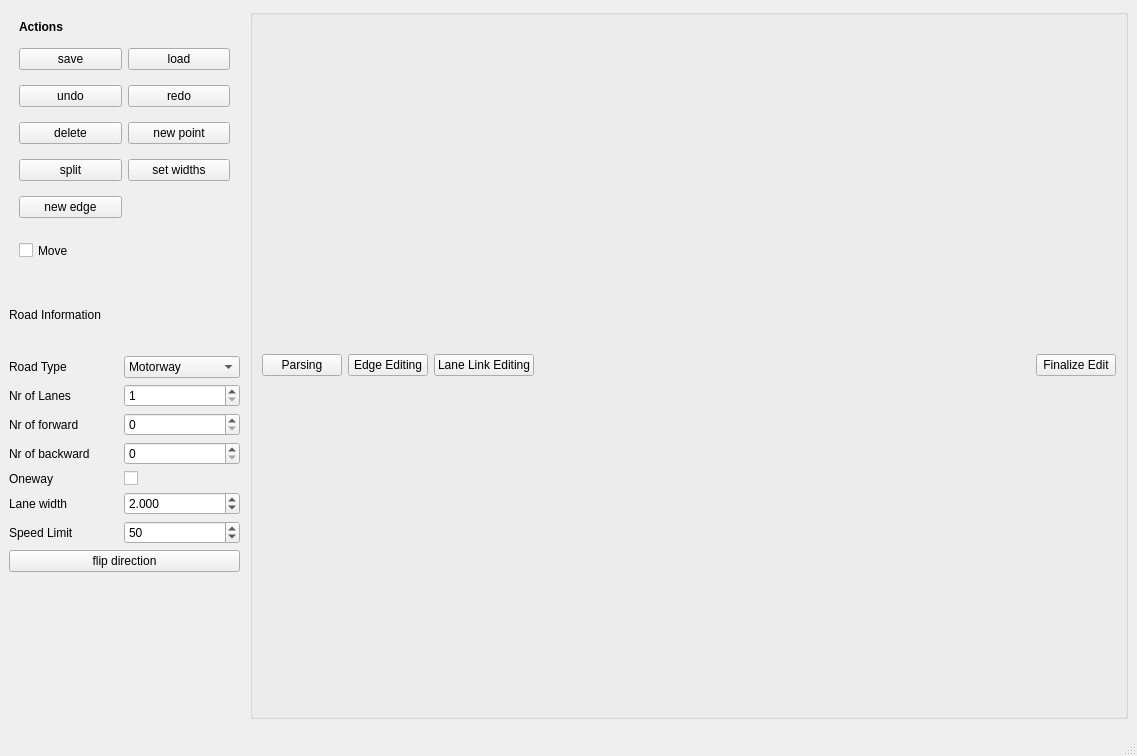
<?xml version="1.0" encoding="UTF-8"?>
<ui version="4.0">
 <class>EdgeEdit</class>
 <widget class="QMainWindow" name="EdgeEdit">
  <property name="geometry">
   <rect>
    <x>0</x>
    <y>0</y>
    <width>1137</width>
    <height>756</height>
   </rect>
  </property>
  <property name="windowTitle">
   <string>Edge Edit</string>
  </property>
  <widget class="QWidget" name="centralwidget">
   <layout class="QGridLayout" name="gridLayout">
    <item row="0" column="1">
     <widget class="QGroupBox" name="plot_groupBox">
      <property name="minimumSize">
       <size>
        <width>400</width>
        <height>600</height>
       </size>
      </property>
      <property name="title">
       <string/>
      </property>
      <layout class="QVBoxLayout" name="verticalLayout" stretch="12,1">
       <item>
        <layout class="QVBoxLayout" name="plot_frame"/>
       </item>
       <item>
        <layout class="QHBoxLayout" name="horizontalLayout">
         <item>
          <widget class="QPushButton" name="pushButton">
           <property name="text">
            <string>Parsing</string>
           </property>
          </widget>
         </item>
         <item>
          <widget class="QPushButton" name="pushButton_2">
           <property name="text">
            <string>Edge Editing</string>
           </property>
          </widget>
         </item>
         <item>
          <widget class="QPushButton" name="pushButton_3">
           <property name="text">
            <string>Lane Link Editing</string>
           </property>
          </widget>
         </item>
         <item>
          <spacer name="horizontalSpacer">
           <property name="orientation">
            <enum>Qt::Horizontal</enum>
           </property>
           <property name="sizeHint" stdset="0">
            <size>
             <width>30</width>
             <height>20</height>
            </size>
           </property>
          </spacer>
         </item>
         <item>
          <widget class="QPushButton" name="b_finalize">
           <property name="text">
            <string>Finalize Edit</string>
           </property>
          </widget>
         </item>
        </layout>
       </item>
      </layout>
     </widget>
    </item>
    <item row="0" column="0" rowspan="2">
     <widget class="QWidget" name="Buttons" native="true">
      <property name="minimumSize">
       <size>
        <width>235</width>
        <height>0</height>
       </size>
      </property>
      <property name="maximumSize">
       <size>
        <width>235</width>
        <height>16777215</height>
       </size>
      </property>
      <widget class="QLabel" name="label">
       <property name="geometry">
        <rect>
         <x>10</x>
         <y>9</y>
         <width>55</width>
         <height>17</height>
        </rect>
       </property>
       <property name="font">
        <font>
         <weight>75</weight>
         <bold>true</bold>
        </font>
       </property>
       <property name="text">
        <string>Actions</string>
       </property>
       <property name="alignment">
        <set>Qt::AlignLeading|Qt::AlignLeft|Qt::AlignVCenter</set>
       </property>
      </widget>
      <widget class="QCheckBox" name="chk_move">
       <property name="geometry">
        <rect>
         <x>10</x>
         <y>230</y>
         <width>63</width>
         <height>23</height>
        </rect>
       </property>
       <property name="text">
        <string>Move</string>
       </property>
      </widget>
      <widget class="QWidget" name="widget" native="true">
       <property name="geometry">
        <rect>
         <x>0</x>
         <y>270</y>
         <width>231</width>
         <height>293</height>
        </rect>
       </property>
       <property name="minimumSize">
        <size>
         <width>182</width>
         <height>0</height>
        </size>
       </property>
       <layout class="QGridLayout" name="gridLayout_3" columnstretch="3,1">
        <item row="3" column="0">
         <widget class="QLabel" name="label_3">
          <property name="text">
           <string>Nr of forward</string>
          </property>
         </widget>
        </item>
        <item row="1" column="0">
         <widget class="QLabel" name="label_5">
          <property name="text">
           <string>Road Type</string>
          </property>
         </widget>
        </item>
        <item row="4" column="0">
         <widget class="QLabel" name="label_4">
          <property name="text">
           <string>Nr of backward</string>
          </property>
         </widget>
        </item>
        <item row="7" column="0">
         <widget class="QLabel" name="label_8">
          <property name="text">
           <string>Speed Limit</string>
          </property>
         </widget>
        </item>
        <item row="4" column="1">
         <widget class="QSpinBox" name="sp_backward_lanes"/>
        </item>
        <item row="1" column="1">
         <widget class="QComboBox" name="co_road_type">
          <item>
           <property name="text">
            <string>Motorway</string>
           </property>
          </item>
          <item>
           <property name="text">
            <string>Motorway Link</string>
           </property>
          </item>
          <item>
           <property name="text">
            <string>Trunk</string>
           </property>
          </item>
          <item>
           <property name="text">
            <string>Trunk Link</string>
           </property>
          </item>
          <item>
           <property name="text">
            <string>Primary</string>
           </property>
          </item>
          <item>
           <property name="text">
            <string>Primary Link</string>
           </property>
          </item>
          <item>
           <property name="text">
            <string>Secondary</string>
           </property>
          </item>
          <item>
           <property name="text">
            <string>Secondary Link</string>
           </property>
          </item>
          <item>
           <property name="text">
            <string>Tertiary</string>
           </property>
          </item>
          <item>
           <property name="text">
            <string>Tertiary Link</string>
           </property>
          </item>
          <item>
           <property name="text">
            <string>Unclassified</string>
           </property>
          </item>
          <item>
           <property name="text">
            <string>Residential</string>
           </property>
          </item>
          <item>
           <property name="text">
            <string>Living Street</string>
           </property>
          </item>
          <item>
           <property name="text">
            <string>Service</string>
           </property>
          </item>
         </widget>
        </item>
        <item row="3" column="1">
         <widget class="QSpinBox" name="sp_forward_lanes"/>
        </item>
        <item row="7" column="1">
         <widget class="QSpinBox" name="sp_speed_limit">
          <property name="minimum">
           <number>1</number>
          </property>
          <property name="maximum">
           <number>1000</number>
          </property>
          <property name="singleStep">
           <number>10</number>
          </property>
          <property name="value">
           <number>50</number>
          </property>
         </widget>
        </item>
        <item row="8" column="0" colspan="2">
         <widget class="QPushButton" name="b_flip">
          <property name="text">
           <string>flip direction</string>
          </property>
         </widget>
        </item>
        <item row="5" column="0">
         <widget class="QLabel" name="label_6">
          <property name="text">
           <string>Oneway</string>
          </property>
         </widget>
        </item>
        <item row="6" column="0">
         <widget class="QLabel" name="label_7">
          <property name="text">
           <string>Lane width</string>
          </property>
         </widget>
        </item>
        <item row="5" column="1">
         <widget class="QCheckBox" name="ch_oneway">
          <property name="text">
           <string/>
          </property>
         </widget>
        </item>
        <item row="2" column="1">
         <widget class="QSpinBox" name="sp_lane_count">
          <property name="minimum">
           <number>1</number>
          </property>
         </widget>
        </item>
        <item row="6" column="1">
         <widget class="QDoubleSpinBox" name="sp_lane_width">
          <property name="decimals">
           <number>3</number>
          </property>
          <property name="maximum">
           <double>1000.000000000000000</double>
          </property>
          <property name="singleStep">
           <double>0.100000000000000</double>
          </property>
          <property name="value">
           <double>2.000000000000000</double>
          </property>
         </widget>
        </item>
        <item row="2" column="0">
         <widget class="QLabel" name="label_2">
          <property name="text">
           <string>Nr of Lanes</string>
          </property>
         </widget>
        </item>
        <item row="0" column="0" colspan="2">
         <widget class="QLabel" name="label_9">
          <property name="text">
           <string>Road Information</string>
          </property>
          <property name="textFormat">
           <enum>Qt::AutoText</enum>
          </property>
          <property name="scaledContents">
           <bool>false</bool>
          </property>
         </widget>
        </item>
       </layout>
      </widget>
      <widget class="QWidget" name="layoutWidget">
       <property name="geometry">
        <rect>
         <x>10</x>
         <y>30</y>
         <width>211</width>
         <height>191</height>
        </rect>
       </property>
       <layout class="QGridLayout" name="gridLayout_4">
        <item row="0" column="0">
         <widget class="QPushButton" name="b_save">
          <property name="toolTip">
           <string>ctrl+s</string>
          </property>
          <property name="text">
           <string>save</string>
          </property>
         </widget>
        </item>
        <item row="2" column="0">
         <widget class="QPushButton" name="b_undo">
          <property name="toolTip">
           <string>ctrl + z</string>
          </property>
          <property name="text">
           <string>undo</string>
          </property>
         </widget>
        </item>
        <item row="4" column="0">
         <widget class="QPushButton" name="b_delete">
          <property name="maximumSize">
           <size>
            <width>16777215</width>
            <height>16777215</height>
           </size>
          </property>
          <property name="toolTip">
           <string>del</string>
          </property>
          <property name="text">
           <string>delete</string>
          </property>
         </widget>
        </item>
        <item row="7" column="0">
         <widget class="QPushButton" name="b_new_edge">
          <property name="toolTip">
           <string>ctrl + e</string>
          </property>
          <property name="text">
           <string>new edge</string>
          </property>
         </widget>
        </item>
        <item row="0" column="1">
         <widget class="QPushButton" name="b_load">
          <property name="toolTip">
           <string>ctrl + l</string>
          </property>
          <property name="text">
           <string>load</string>
          </property>
         </widget>
        </item>
        <item row="2" column="1">
         <widget class="QPushButton" name="b_redo">
          <property name="toolTip">
           <string>ctrl + shift + z</string>
          </property>
          <property name="text">
           <string>redo</string>
          </property>
         </widget>
        </item>
        <item row="4" column="1">
         <widget class="QPushButton" name="b_new_waypoint">
          <property name="toolTip">
           <string>ctrl + n</string>
          </property>
          <property name="text">
           <string>new point</string>
          </property>
         </widget>
        </item>
        <item row="5" column="0">
         <widget class="QPushButton" name="b_split">
          <property name="toolTip">
           <string>ctrl + d</string>
          </property>
          <property name="text">
           <string>split</string>
          </property>
         </widget>
        </item>
        <item row="5" column="1">
         <widget class="QPushButton" name="b_set_widths">
          <property name="text">
           <string>set widths</string>
          </property>
         </widget>
        </item>
       </layout>
      </widget>
     </widget>
    </item>
   </layout>
  </widget>
  <widget class="QMenuBar" name="menubar">
   <property name="geometry">
    <rect>
     <x>0</x>
     <y>0</y>
     <width>1137</width>
     <height>28</height>
    </rect>
   </property>
  </widget>
  <widget class="QStatusBar" name="statusbar"/>
 </widget>
 <resources/>
 <connections/>
</ui>
